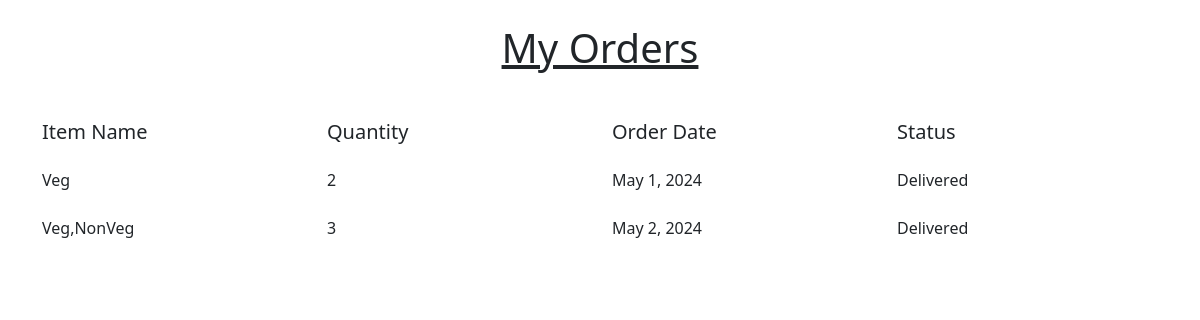
The app's page /order/ (signed in) with its own data.
### myApp/models.py (models this page shows)
class Order(models.Model):
    user=models.ForeignKey(settings.AUTH_USER_MODEL,on_delete=models.CASCADE,null=False)
    food_name=models.CharField(max_length=100)
    order_date = models.DateField(default=timezone.now)
    count=models.IntegerField()
    status=models.CharField(max_length=30,choices=[("Pending","Pending"),("Order Accept","Order Accept"),("Delivered","Delivered")],default="Pending")

### myApp/views.py (the view)
# urls.py: path('order/',views.order,name='order'),
def order(request):
    if request.user.is_staff:
        my_order=Order.objects.all()
    else:
        my_order=Order.objects.filter(user=request.user)
    data={
        'my_order':my_order,
    }
    return render(request,'myorder.html',data)

### template/myorder.html (shortened to what this page needs)
<!DOCTYPE html>
<html lang="en">
<head>
    <link href="https://cdn.jsdelivr.net/npm/bootstrap@5.0.2/dist/css/bootstrap.min.css" rel="stylesheet"
>
</head>
<body>
    <div class="container">
        <div class="text-center mt-4 mb-5">
            <div class="h1"><u>My Orders</u></div>
        </div>
        <div class="row h5">
            <div class="col">Item Name</div>
            <div class="col">Quantity</div>
            <div class="col">Order Date</div>
            <div class="col">Status</div>
        </div>
        {% for i in my_order %}
        <div class="row pt-3 pb-2">
            <div class="col">{{i.food_name}}</div>
            <div class="col">{{i.count}}</div>
            <div class="col">{{i.order_date}}</div>
            <div class="col">{{i.status}}</div>
        </div>
        {% endfor %}
    </div>
</body>
</html>

### records on screen
Order: food_name "Veg", count "2", order_date "May 1, 2024", status "Delivered"
Order: food_name "Veg,NonVeg", count "3", order_date "May 2, 2024", status "Delivered"
